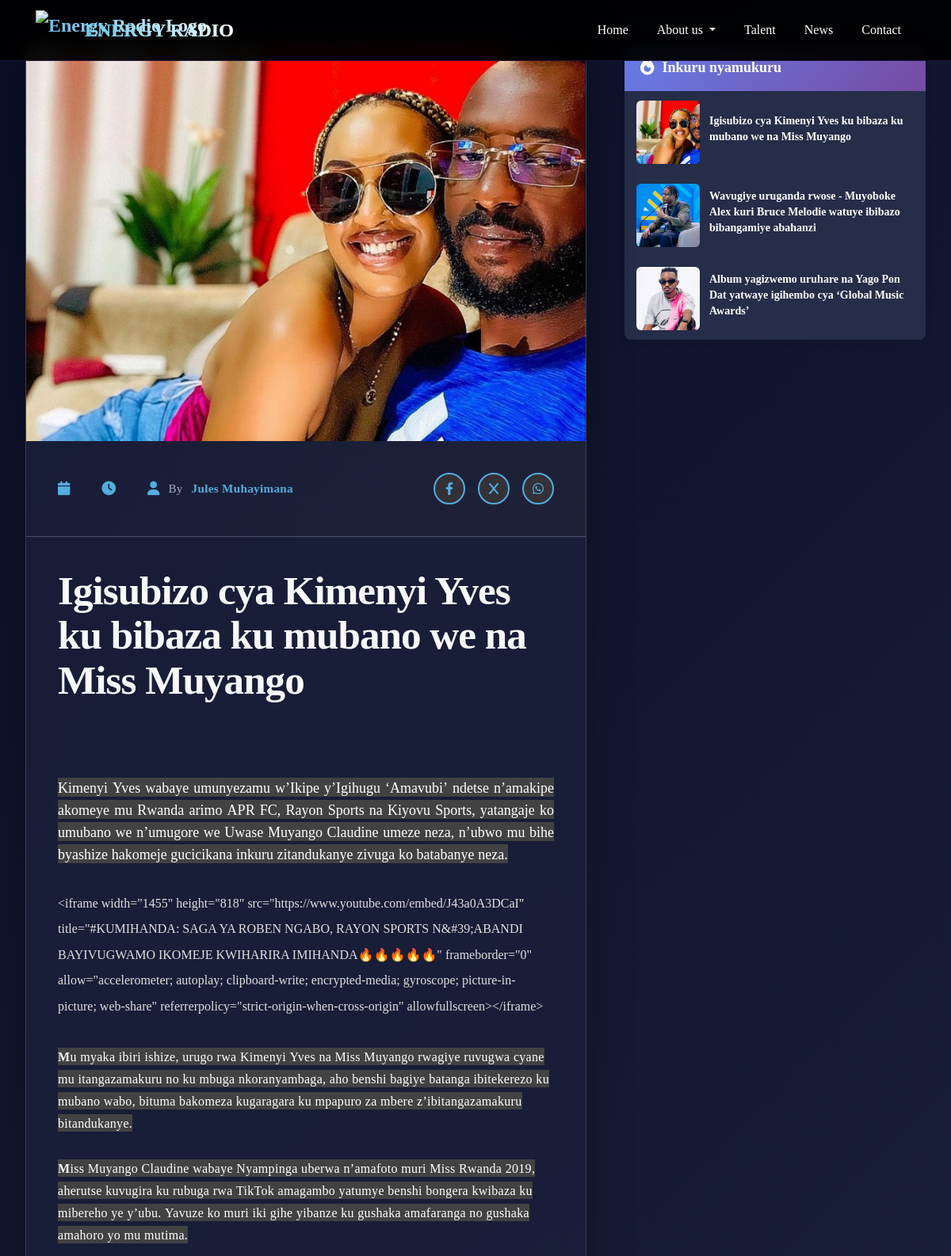
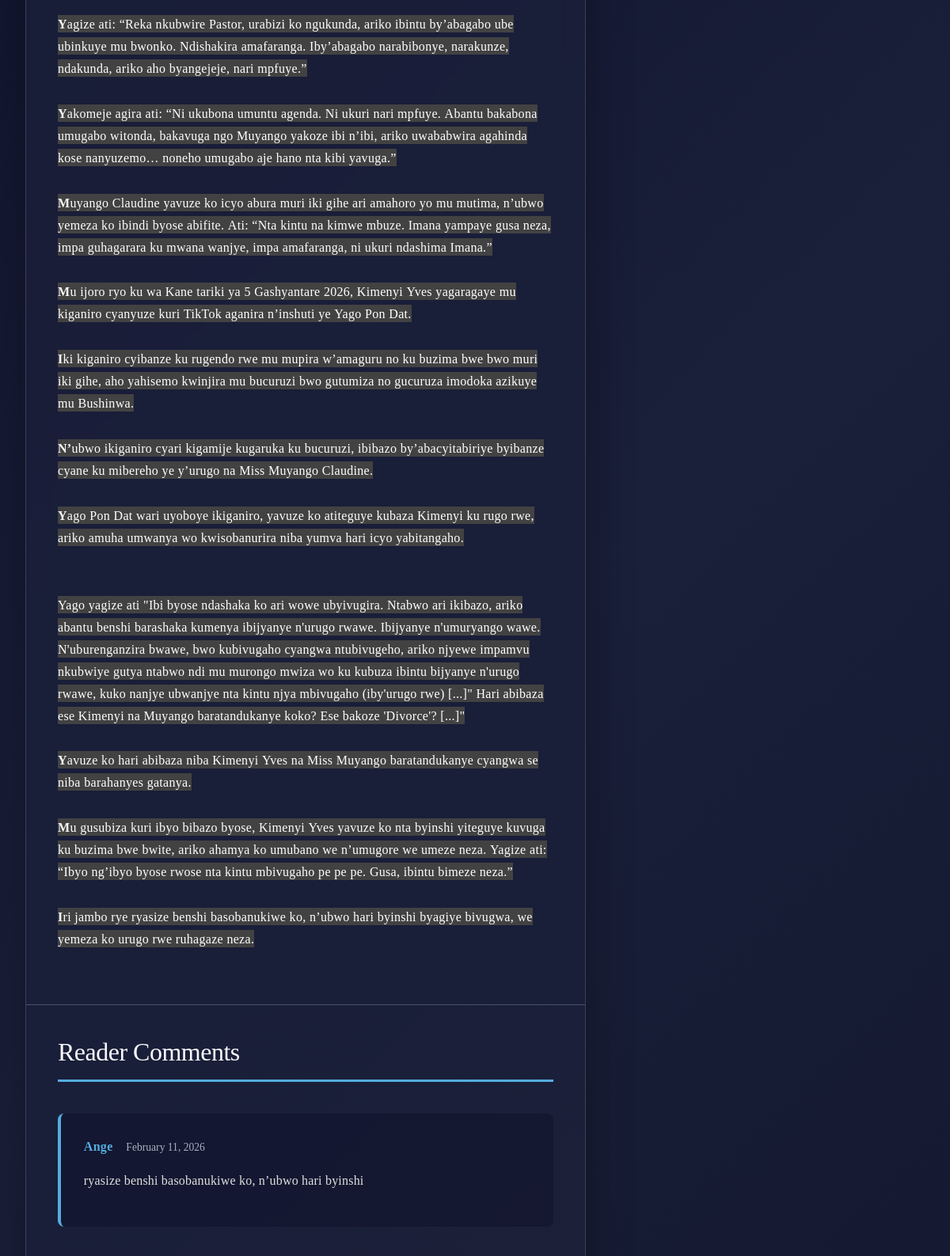
Page /article/3/ (upper part) on the committed database (2 pictures, top to bottom).
### main/models.py (models this page shows, shortened)
class Article(models.Model):
    STATUS_CHOICES = [
        ('published', 'Published'),
        ('draft', 'Draft'),
        ('archived', 'Archived'),
    ]
    title = models.CharField(max_length=200, verbose_name="Title")
    category = models.ForeignKey(Category, on_delete=models.SET_NULL, null=True, related_name='articles', verbose_name="Category")
    excerpt = models.TextField(blank=False, null=False, verbose_name="Sub content")
    content = models.TextField(blank=False, null=False, verbose_name="Full Content")
    image = models.ImageField(upload_to='articles/', blank=False, null=False, verbose_name="Cover Image")
    status = models.CharField(max_length=20, choices=STATUS_CHOICES, default='draft', verbose_name="Status")
    author = models.ForeignKey(settings.AUTH_USER_MODEL, on_delete=models.SET_NULL, null=True, blank=False, related_name='articles', verbose_name="Author")
    created_at = models.DateTimeField(auto_now_add=True)
    updated_at = models.DateTimeField(auto_now=True)
    class Meta:
        verbose_name = "Article"
        verbose_name_plural = "Articles"
        ordering = ['-created_at']

class ArticleComment(models.Model):
    article = models.ForeignKey(Article, on_delete=models.CASCADE, related_name='comments', verbose_name="Article")
    name = models.CharField(max_length=100, verbose_name="Name")
    email = models.EmailField(verbose_name="Email")
    is_approved = models.BooleanField(default=True, verbose_name="Approved")
    content = models.TextField(verbose_name="Comment")
    created_at = models.DateTimeField(auto_now_add=True)
    class Meta:
        verbose_name = "Article Comment"
        verbose_name_plural = "Article Comments"
        ordering = ['-created_at']

### main/views.py (the view, shortened to what this page needs)
# urls.py: path('article/<int:pk>/', views.article_detail, name='article_detail'),
def article_detail(request, pk):
    template_name = "article_detail.html"
    article = get_object_or_404(Article, pk=pk, status='published')
    comment = ArticleComment.objects.filter(
        article=article,
        is_approved=True
    ).order_by('-created_at')
    related_articles = Article.objects.filter(
        category=article.category,
        status='published'
    ).exclude(pk=article.pk).order_by('-created_at')[:6]
    trending_articles = Article.objects.filter(
        status='published'
    ).order_by('-created_at')[:5]
    context = {
        "article": article,
        "comments": comment,
        "related_articles": related_articles,
        "trending_articles": trending_articles,
    }
    return render(request, template_name, context)

### templates/article_detail.html (shortened to what this page needs)
   {% extends "base.html" %}
{% load static %}
{% block extra_head %}
<link rel="stylesheet" href="{% static 'css/article.css' %}">
{% endblock extra_head %}
{% block content %}
    <div class="container-fluid">
        <div class="main-grid">
            <div class="article-container">
                <div class="article-image">
                    <img src="{{ article.image.url }}" alt="{{ article.title }}">
                </div>
                <div class="article-meta">
                    <div class="meta-info">
                        <div class="meta-item">
                            <i class="fas fa-calendar"></i>
                        </div>
                        <div class="meta-item">
                            <i class="fas fa-clock"></i>
                        </div>
                        <div class="meta-item">
                            <i class="fas fa-user"></i>
                            By <span class="author-name">{{ article.author.first_name }} {{ article.author.last_name }}</span>
                        </div>
                    </div>
                    <div class="social-share">
                        <a href="https://www.facebook.com/sharer/sharer.php?u={{ request.build_absolute_uri }}" target="_blank" class="social-btn" title="Share on Facebook">
                            <i class="fab fa-facebook-f"></i>
                        </a>
                        <a href="https://twitter.com/intent/tweet?url={{ request.build_absolute_uri }}&text={{ article.title }}" target="_blank" class="social-btn" title="Share on Twitter">
                            <i class="fab fa-x"></i>
                        </a>
                        <a href="https://wa.me/?text={{ article.title }}%20{{ request.build_absolute_uri }}" target="_blank" class="social-btn" title="Share on WhatsApp">
                            <i class="fab fa-whatsapp"></i>
                        </a>
                    </div>
                </div>
                <h1 class="article-title">{{ article.title }}</h1>
                <div class="article-content">
                    <p>{{ article.content|safe }}</p>
                </div>
                <div class="comments-section">
                    {% if comments %}
                        <h2 class="comments-title">Reader Comments</h2>
                        {% for comment in comments %}
                        <div class="comment">
                            <span class="comment-author">{{ comment.name }}</span>
                            <span class="comment-time">{{ comment.created_at|date:"F d, Y" }}</span>
                            <p class="comment-text">{{ comment.content }}</p>
                        </div>
                        {% endfor %}
                    {% endif %}
                </div>
            </div>
     <aside class="sidebar">
    <div class="trending-box">
        <div class="trending-header">
            <i class="fas fa-fire"></i> Inkuru nyamukuru
        </div>
        {% for trending in trending_articles %}
        <div class="trending-item-card">
            <a href="{% url 'article_detail' pk=trending.pk %}" class="trending-link">
                <div class="trending-card-image">
                    {% if trending.image %}
                        <img src="{{ trending.image.url }}" alt="{{ trending.title }}">
                    {% else %}
                        <img src="{% static 'images/default-news.jpg' %}" alt="Default">
                    {% endif %}
                </div>
                <div class="trending-card-content">
                    <h3 class="trending-title">{{ trending.title }}</h3>
                </div>
            </a>
        </div>
        {% endfor %}
    </div>
</aside>
        </div>
    </div>
{% endblock content %}

### static/css/styles.css (style rules this page uses)
:root { --primary-color: #54adde; --secondary-color: white; --dark-bg: #1a0b2e; --card-bg: rgba(139, 92, 246, 0.1); }
body { font-family: 'Segoe UI', Tahoma, Geneva, Verdana, sans-serif; background: #0a0a0a; color: #ffffff; min-height: 100vh; padding-bottom: 120px; }

### rows in the picture
Article: image (picture), author.first_name "Jules", author.last_name "Muhayimana", title "Igisubizo cya Kimenyi Yves ku bibaza ku mubano we na Miss Muyango", content "Kimenyi Yves wabaye umunyezamu w’Ikipe y’Igihugu ‘Amavubi’ ndetse n’amakipe akomeye mu Rwanda arimo APR FC, Rayon Sports na Kiyovu Sports, yatangaje ko umubano we n’umugore we Uwase Muyango Claudine umeze neza, n’ubwo mu bihe byashize hakomeje gucicikana inkuru zitandukanye zivuga ko batabanye neza. <iframe width=\"1455\" height=\"818\" src=\"https://www.youtube.com/embed/J43a0A3DCaI\" title=\"#KUMIHANDA: SAGA YA ROBEN NGABO, RAYON SPORTS N&#39;ABANDI BAYIVUGWAMO IKOMEJE KWIHARIRA IMIHANDA🔥🔥🔥🔥🔥\" frameborder=\"0\" allow=\"accelerometer; autoplay; clipboard-write; encrypted-media; gyroscope; picture-in-picture; web-share\" referrerpolicy=\"strict-origin-when-cross-origin\" allowfullscreen></iframe> Mu…"
ArticleComment: name "Ange", created_at "February 11, 2026", content "ryasize benshi basobanukiwe ko, n’ubwo hari byinshi"
Article: image (picture), title "Wavugiye uruganda rwose - Muyoboke Alex kuri Bruce Melodie watuye ibibazo bibangamiye abahanzi"
Article: image (picture), title "Album yagizwemo uruhare na Yago Pon Dat yatwaye igihembo cya ‘Global Music Awards’"
